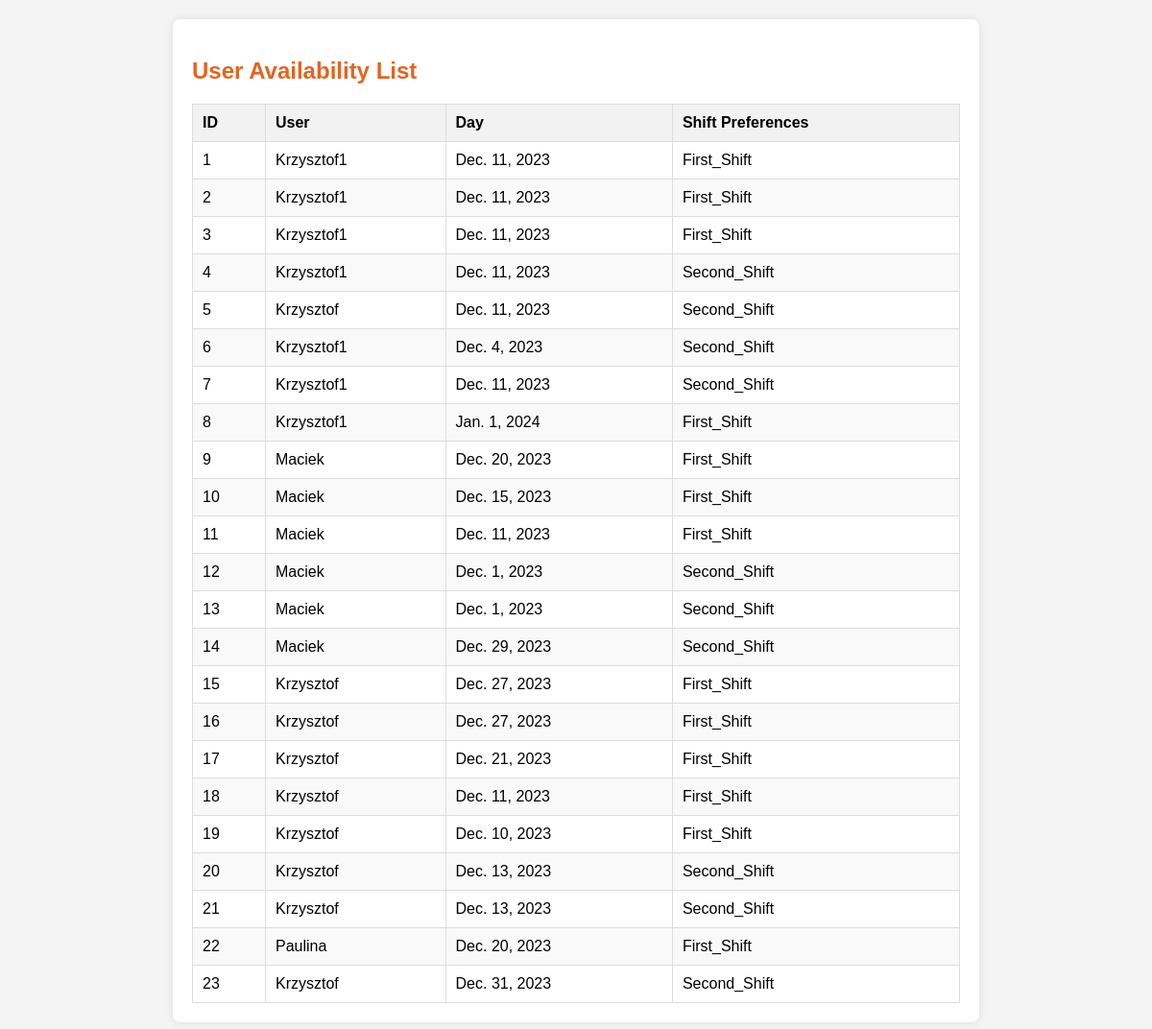
Screenshot of /availability_list (signed in) with the database file from the repository.
### viewer/models.py (models this page shows, shortened)
class UserAvailability(models.Model):
    objects = None
    user_availability_id = models.AutoField(primary_key=True)
    user_id = models.ForeignKey(User, on_delete=models.CASCADE)  # Upewnij się, że to pole istnieje
    day = models.DateField(blank=True)
    shift_preferences = models.CharField(max_length=20, choices=SHIFT_CHOICES)

### viewer/views.py (the view)
# urls.py: path('availability_list', views.availability_list, name='availability_list'),
def availability_list(request):
    if request.user.is_staff:
        user_availabilities = UserAvailability.objects.all()
    else:
        user_availabilities = UserAvailability.objects.filter(user_id=request.user)
    context = {
        'user_availabilities': user_availabilities,
    }
    return render(request, 'schedule/availability_list.html', context)

### viewer/templates/schedule/availability_list.html (shortened to what this page needs)
<!DOCTYPE html>
<html lang="en">
<head>
</head>
<body>
<div class="container">
    <h2>User Availability List</h2>
    {% if user_availabilities %}
        <table class="availability-table">
            <thead>
                <tr>
                    <th onclick="sortTable(0)">ID</th>
                    <th onclick="sortTable(1)">User</th>
                    <th onclick="sortTable(2)">Day</th>
                    <th onclick="sortTable(3)">Shift Preferences</th>
                </tr>
            </thead>
            <tbody>
                {% for availability in user_availabilities %}
                    <tr>
                        <td>{{ availability.user_availability_id }}</td>
                        <td>{{ availability.user_id.username }}</td>
                        <td>{{ availability.day }}</td>
                        <td>{{ availability.shift_preferences }}</td>
                    </tr>
                {% endfor %}
            </tbody>
        </table>
    {% else %}
        <p>No availabilities found.</p>
    {% endif %}
</div>
</body>
</html>

### viewer/templates/schedule/availability_list.html (style rules this page uses)
body { font-family: Arial, sans-serif; background-color: #f4f4f4; margin: 0; padding: 0; }
.container { max-width: 800px; margin: 20px auto; background-color: #fff; padding: 20px; box-shadow: 0 0 10px rgba(0, 0, 0, 0.1); border-radius: 8px; }
h2 { color: rgba(224, 91, 19, 0.94); }
.availability-table { width: 100%; border-collapse: collapse; margin-top: 20px; }
.availability-table th, .availability-table td { border: 1px solid #ddd; padding: 10px; text-align: left; cursor: pointer; }
.availability-table th { background-color: #f2f2f2; }
.availability-table tbody tr:nth-child(even) { background-color: #f9f9f9; }

### rows the page displays
UserAvailability: user_availability_id "1", user_id.username "Krzysztof1", day "Dec. 11, 2023", shift_preferences "First_Shift"
UserAvailability: user_availability_id "2", user_id.username "Krzysztof1", day "Dec. 11, 2023", shift_preferences "First_Shift"
UserAvailability: user_availability_id "3", user_id.username "Krzysztof1", day "Dec. 11, 2023", shift_preferences "First_Shift"
UserAvailability: user_availability_id "4", user_id.username "Krzysztof1", day "Dec. 11, 2023", shift_preferences "Second_Shift"
UserAvailability: user_availability_id "5", user_id.username "Krzysztof", day "Dec. 11, 2023", shift_preferences "Second_Shift"
UserAvailability: user_availability_id "6", user_id.username "Krzysztof1", day "Dec. 4, 2023", shift_preferences "Second_Shift"
UserAvailability: user_availability_id "7", user_id.username "Krzysztof1", day "Dec. 11, 2023", shift_preferences "Second_Shift"
UserAvailability: user_availability_id "8", user_id.username "Krzysztof1", day "Jan. 1, 2024", shift_preferences "First_Shift"
UserAvailability: user_availability_id "9", user_id.username "Maciek", day "Dec. 20, 2023", shift_preferences "First_Shift"
UserAvailability: user_availability_id "10", user_id.username "Maciek", day "Dec. 15, 2023", shift_preferences "First_Shift"
UserAvailability: user_availability_id "11", user_id.username "Maciek", day "Dec. 11, 2023", shift_preferences "First_Shift"
UserAvailability: user_availability_id "12", user_id.username "Maciek", day "Dec. 1, 2023", shift_preferences "Second_Shift"
UserAvailability: user_availability_id "13", user_id.username "Maciek", day "Dec. 1, 2023", shift_preferences "Second_Shift"
UserAvailability: user_availability_id "14", user_id.username "Maciek", day "Dec. 29, 2023", shift_preferences "Second_Shift"
UserAvailability: user_availability_id "15", user_id.username "Krzysztof", day "Dec. 27, 2023", shift_preferences "First_Shift"
UserAvailability: user_availability_id "16", user_id.username "Krzysztof", day "Dec. 27, 2023", shift_preferences "First_Shift"
UserAvailability: user_availability_id "17", user_id.username "Krzysztof", day "Dec. 21, 2023", shift_preferences "First_Shift"
UserAvailability: user_availability_id "18", user_id.username "Krzysztof", day "Dec. 11, 2023", shift_preferences "First_Shift"
UserAvailability: user_availability_id "19", user_id.username "Krzysztof", day "Dec. 10, 2023", shift_preferences "First_Shift"
UserAvailability: user_availability_id "20", user_id.username "Krzysztof", day "Dec. 13, 2023", shift_preferences "Second_Shift"
UserAvailability: user_availability_id "21", user_id.username "Krzysztof", day "Dec. 13, 2023", shift_preferences "Second_Shift"
UserAvailability: user_availability_id "22", user_id.username "Paulina", day "Dec. 20, 2023", shift_preferences "First_Shift"
UserAvailability: user_availability_id "23", user_id.username "Krzysztof", day "Dec. 31, 2023", shift_preferences "Second_Shift"
